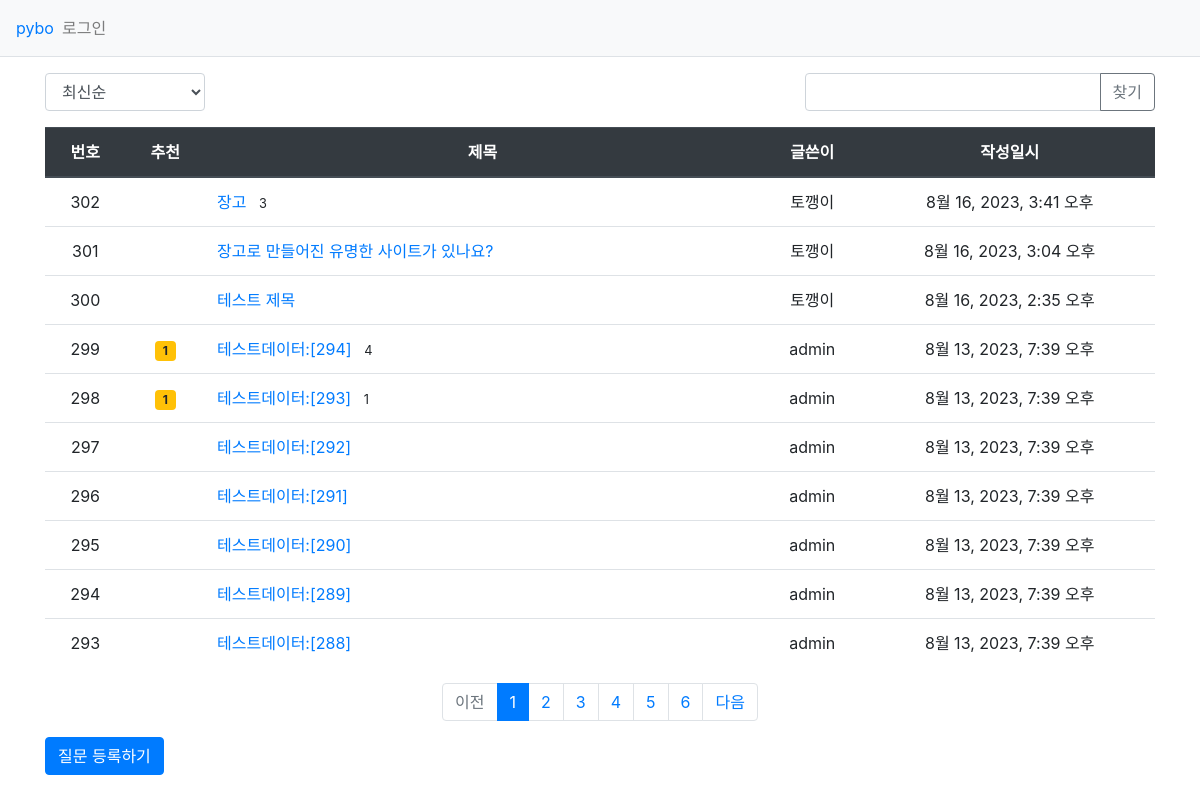
Screenshot of /pybo/ with the database file from the repository.
### pybo/models.py (models this page shows, shortened)
class Question(models.Model):
    author = models.ForeignKey(User, on_delete=models.CASCADE, related_name='author_question')
    subject = models.CharField(max_length = 200)
    content = models.TextField()
    create_date = models.DateTimeField()
    modify_date = models.DateTimeField(null=True,blank=True)
    voter = models.ManyToManyField(User, related_name='voter_question') #오, 이거 부트할때 본것같은데?

### pybo/views/base_views.py (the view, shortened to what this page needs)
# urls.py: path('', base_views.index, name='index'),#/이 눌리면 이동할 경로
def index(request):
  page = request.GET.get('page','1') #페이지
  kw = request.GET.get('kw','') #검색어
  so = request.GET.get('so','recent') #정렬기준
  if so == 'recommend':
    question_list = Question.objects.annotate(
      num_voter=Count('voter')).order_by('-num_voter','-create_date')
  elif so == 'popular':
    question_list = Question.objects.annotate(
      num_answer=Count('answer')).order_by('-num_answer', '-create_date')
  else: #recent
      question_list = Question.objects.order_by('-create_date')
  paginator = Paginator(question_list, 10) #페이지당 10개씩 보여주기
  page_obj = paginator.get_page(page) #페이징 구형에 사용한 클래스에서, 요청한 페이지값을 가져온다.
  context = {'question_list':page_obj, 'page':page, 'kw':kw, 'so':so}
  return render(request, 'pybo/question_list.html', context)

### pybo/templatetags/pybo_filter.py (called while the page is built)
@register.filter
def sub(value,arg):
    print(value, arg)
    return value - arg

### templates/pybo/question_list.html (shortened to what this page needs)
{% extends 'base.html' %}
{% load pybo_filter %}
{% block content %}
    <div class="container my-3">
        <div class="row justify-content-between my-3">
            <div class="col-2">
                <select class="form-control so">
                    <option value="recent"
                        {% if so == 'recent' %}
                            selected
                        {% endif %}>
                        최신순
                    </option>
                </select>
            </div>
            <div class="col-4 input-group">
                <input type="text" class="form-control kw" value="{{ kw|default_if_none:'' }}">
                <div class="input-group-append">
                    <button class="btn btn-outline-secondary" type="button" id="btn_search">
                        찾기
                    </button>
                </div>
            </div>
        </div>
        <table class="table">
            <thead>
                <tr class="text-center thead-dark">
                    <th>
                        번호
                    </th>
                    <th>
                        추천
                    </th>
                    <th style="width: 50%">
                        제목
                    </th>
                    <th>
                        글쓴이
                    </th>
                    <th>
                        작성일시
                    </th>
                </tr>
            </thead>
            <tbody>
                {% if question_list %}
                    {% for question in question_list %}
                        <tr class="text-center">
                            <td>
                                {{ question_list.paginator.count|sub:question_list.start_index|sub:forloop.counter0|add:1 }}
                            </td>
                            <td>
                                {% if question.voter.all.count > 0 %}
                                    <span class="badge badge-warning px-2 py-1">
                                        {{ question.voter.all.count }}
                                    </span>
                                {% endif %}
                            </td>
                            <td class="text-left">
                                <a href="{% url 'pybo:detail' question.id %}">
                                    {{ question.subject }}
                                </a>
                                {% if question.answer_set.count > 0 %}
                                    <span class="text-danget small ml-2">
                                        {{ question.answer_set.count }}
                                    </span>
                                {% endif %}
                            </td>
                            <td>
                                {{ question.author.username }}
                            </td>
                            <td>
                                {{ question.create_date }}
                            </td>
                        </tr>
                    {% endfor %}
                {% endif %}
            </tbody>
        </table>
        <ul class="pagination justify-content-center">
            {% if question_list.has_previous %}
                <li class="page-item">
                    <a class="page-link" data-page="{{ question_list.previous_page_number }}" href="#">
                        이전
                    </a>
                </li>
            {% else %}
                <li class="page-item disabled">
                    <a class="page-link" tabindex="-1" aria-disabled="true" href="#">
                        이전
                    </a>
                </li>
            {% endif %}
            {% for page_number in question_list.paginator.page_range %}
                {% if page_number >= question_list.number|add:-5 and page_number <= question_list.number|add:5 %}
                    {% if page_number == question_list.number %}
                        <li class="page-item active" aria-current="page">
                            <a class="page-link" data-page="{{ page_number }}" href="#">
                                {{ page_number }}
                            </a>
                        </li>
                        {% else %}
                        <li class="page-item">
                            <a class="page-link" data-page="{{ page_number }}" href="#">
                                {{ page_number }}
                            </a>
                        </li>
                    {% endif %}
                {% endif %}
            {% endfor %}
            {% if question_list.has_next %}
            <li class="page-item">
                <a class="page-link" data-page="{{ question_list.next_page_number }}" href="#">
                    다음
                </a>
            </li>
            {% else %}
            <li class="page-itnm disabled">
                <a class="page-link" tabindex="-1" aria-disabled="true" href="#">
                    다음
                </a>
            </li>
            {% endif %}
        </ul>
        <a href="{% url 'pybo:question_create' %}" class="btn btn-primary">
            질문 등록하기
        </a>
    </div>
{% endblock %}

### rows the page displays
Question: paginator.count|sub "302", subject "장고", answer_set.count "3", author.username "토깽이", create_date "8월 16, 2023, 3:41 오후"
Question: paginator.count|sub "301", subject "장고로 만들어진 유명한 사이트가 있나요?", author.username "토깽이", create_date "8월 16, 2023, 3:04 오후"
Question: paginator.count|sub "300", subject "테스트 제목", author.username "토깽이", create_date "8월 16, 2023, 2:35 오후"
Question: paginator.count|sub "299", voter.all.count "1", subject "테스트데이터:[294]", answer_set.count "4", author.username "admin", create_date "8월 13, 2023, 7:39 오후"
Question: paginator.count|sub "298", voter.all.count "1", subject "테스트데이터:[293]", answer_set.count "1", author.username "admin", create_date "8월 13, 2023, 7:39 오후"
Question: paginator.count|sub "297", subject "테스트데이터:[292]", author.username "admin", create_date "8월 13, 2023, 7:39 오후"
Question: paginator.count|sub "296", subject "테스트데이터:[291]", author.username "admin", create_date "8월 13, 2023, 7:39 오후"
Question: paginator.count|sub "295", subject "테스트데이터:[290]", author.username "admin", create_date "8월 13, 2023, 7:39 오후"
Question: paginator.count|sub "294", subject "테스트데이터:[289]", author.username "admin", create_date "8월 13, 2023, 7:39 오후"
Question: paginator.count|sub "293", subject "테스트데이터:[288]", author.username "admin", create_date "8월 13, 2023, 7:39 오후"

### other values shown
{{ page_number }} "1"
{{ page_number }} "2" "3" "4" "5" "6"
